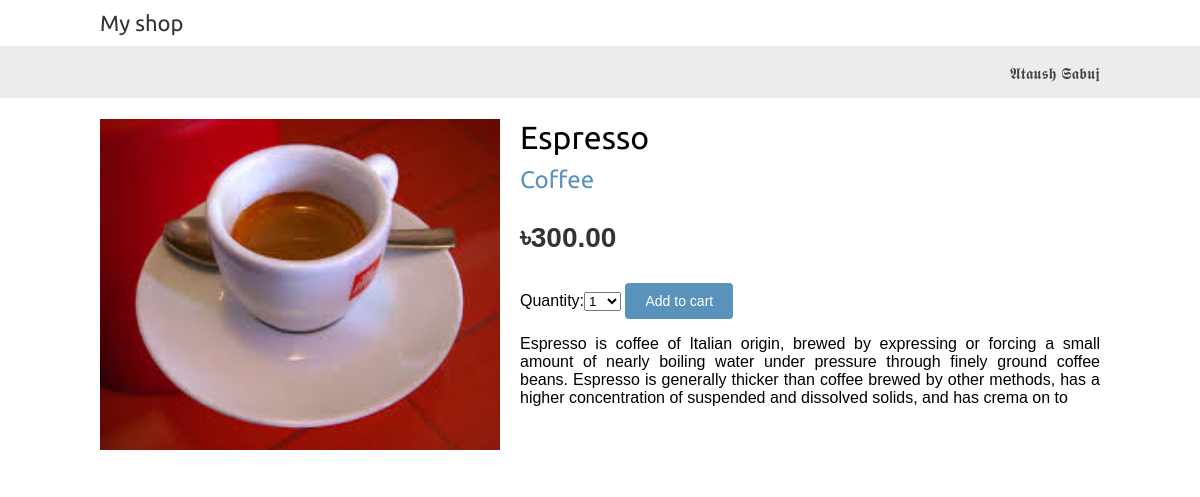
Page /3/espresso/ on the committed database.
### shop/models.py (models this page shows, shortened)
class Product(models.Model):
    category = models.ForeignKey(Category,
                                related_name='products')
    name = models.CharField(max_length=200, db_index=True)
    slug = models.SlugField(max_length=200, db_index=True)
    image = models.ImageField(upload_to='products/%Y/%m/%d', blank=True)
    description = models.TextField(blank=True)
    price = models.DecimalField(max_digits=10, decimal_places=2)
    stock = models.PositiveIntegerField()
    available = models.BooleanField(default=True)
    created = models.DateTimeField(auto_now_add=True)
    updated = models.DateTimeField(auto_now=True)
    class Meta:
        ordering = ('name',)
        index_together = (('id', 'slug'),)

class Category(models.Model):
    name = models.CharField(max_length=200,
                            db_index=True)
    slug = models.SlugField(max_length=200,
                            db_index=True,
                             unique=True)
    class Meta:
        ordering = ('name',)
        verbose_name = 'category'
        verbose_name_plural = 'categories'
    def __str__(self):
        return self.name
    def get_absolute_url(self):
        return reverse('shop:product_list_by_category', args=[self.slug])

### shop/views.py (the view)
# urls.py: url(r'^(?P<id>\d+)/(?P<slug>[-\w]+)/$', views.product_detail, name='product_detail'),
def product_detail(request, id, slug):
    product = get_object_or_404(Product, id=id, slug=slug, available=True)
    cart_product_form = CartAddProductForm()
    return render(request,'shop/product/detail.html',{'product': product,'cart_product_form': cart_product_form})

### cart/forms.py
class CartAddProductForm(forms.Form):
    quantity = forms.TypedChoiceField(choices=PRODUCT_QUANTITY_CHOICES,
                                      coerce=int)
    update = forms.BooleanField(required=False,
                                initial=False,
                                widget=forms.HiddenInput)

### cart/cart.py (called while the page is built)
    def __len__(self):
        return sum(item['quantity'] for item in self.cart.values())

### cart/context_processors.py (called while the page is built)
def cart(request):
    return {'cart': Cart(request) }

### shop/templates/shop/product/detail.html (shortened to what this page needs)
{% extends "shop/base.html" %}
{% load static %}
{% block content %}
    <div class="product-detail">
        <img src="{% if product.image %}{{ product.image.url }}{% else %}{% static "img/no_image.png" %}{% endif %}">
        <h1>{{ product.name }}</h1>
        <h2><a href="{{ product.category.get_absolute_url }}">{{ product.category }}</a></h2>
        <p class="price">৳{{ product.price }}</p>
        <form action="{% url "cart:cart_add" product.id %}" method="post">
            {{ cart_product_form }}
            <input type="submit" value="Add to cart">
        </form>
        {{ product.description|linebreaks }}
    </div>
{% endblock %}

### shop/static/css/base.css (style rules this page uses)
body { margin:0; padding:0; font-family:helvetica, sans-serif; }
h1, h2, h3, h4, h5 , h6 { font-family: 'Ubuntu', sans-serif; font-weight:normal; }
a { text-decoration:none; color:#5993bb; }
a.button, input[type="submit"] { color:#fff; background:#5993bb; border-radius:4px; padding:10px 20px; font-size:14px; border:0; }
.product-detail { text-align:justify; }
.product-detail .price { color:#333; font-size:28px; font-weight:bold; }
.product-detail img { width:40%; float:left; padding:0 20px 20px 0; }
.product-detail h1 { margin-bottom:0; }
.product-detail h2 { margin-top:10px; }

### rows in the picture
Product: image (picture), name "Espresso", category "Coffee", price "300.00", description "Espresso is coffee of Italian origin, brewed by expressing or forcing a small amount of nearly boiling water under pressure through finely ground coffee beans. Espresso is generally thicker than coffee brewed by other methods, has a higher concentration of suspended and dissolved solids, and has crema on to"
